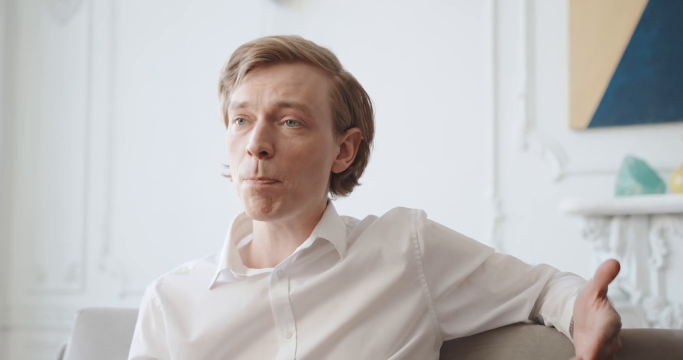
#> input picture frame 102 of confidence/input_video.mp4, 1366 x 720 px, given in place of video.mp4, which was not available (shown at 1/2 size)
$ python Face_Dhana.py
#> lines starting #> are read from the running program, lines starting #| are printed output that depends on the picture; pictures that were not available may be replaced by others from this repository, and a replacement may not be noted
import cv2

# Load pre-trained models with full paths
face_cascade = cv2.CascadeClassifier('D:/C_files/Python/Confidence/haarcascade_frontalface_default.xml')
eye_cascade = cv2.CascadeClassifier('D:/C_files/Python/Confidence/haarcascade_eye.xml')

# Load the video
cap = cv2.VideoCapture("video.mp4")

# Initialize variables for overall confidence calculation
total_confidence = 0
num_frames = 0

while cap.isOpened():
    ret, frame = cap.read()
#> frame is the input picture: shape (720, 1366, 3); mean B, G, R 188.5, 189.2, 191.1
    if not ret:
        break

    # Increment the number of frames processed
    num_frames += 1

    # Convert frame to grayscale
    gray = cv2.cvtColor(frame, cv2.COLOR_BGR2GRAY)
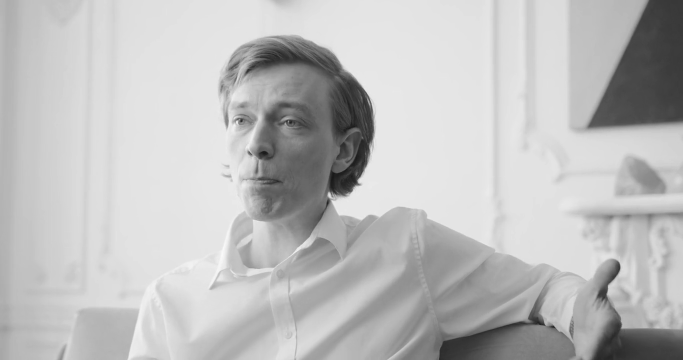
#> gray: shape (720, 1366) (shown at 1/2 size); min 19, max 250, mean 189.7

    # Detect faces in the frame
    faces = face_cascade.detectMultiScale(gray, scaleFactor=1.1, minNeighbors=5, minSize=(30, 30))
#> faces = [[430, 162, 191, 191]]

    # Calculate confidence based on the number of detected eyes
    for (x, y, w, h) in faces:
        # Extract region of interest (ROI) containing the face
        face_roi = gray[y:y+h, x:x+w]

        # Detect eyes in the face ROI
        eyes = eye_cascade.detectMultiScale(face_roi)

        # Calculate confidence based on the number of detected eyes
        num_eyes = len(eyes)
        confidence = min(num_eyes / 2, 1.0)  # Cap confidence at 1.0 (100%)

        # Accumulate confidence for overall calculation
        total_confidence += confidence
#> this loop made 1 pass
#> (x, y, w, h, eyes, num_eyes, confidence, total_confidence) on pass 1: (430, 162, 191, 191, [[42, 40, 22, 22], [28, 57, 46, 46], [122, 60, 49, 49]], 3, 1, 1)
#> pass 1, `face_roi = gray[y:y+h, x:x+w]`:
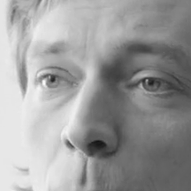
#> face_roi: shape (191, 191); min 19, max 250, mean 156
#> after the loop, total_confidence = 1

# Calculate the overall confidence
overall_confidence = total_confidence / num_frames if num_frames > 0 else 0

# Print the overall confidence
print("Overall Confidence:", round(overall_confidence * 100, 2), "%")

# Release the video capture object and close the OpenCV windows
cap.release()

$ run again, starting later in the video
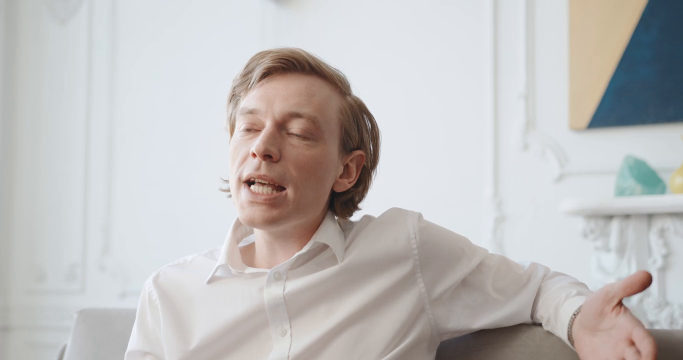
#> input picture frame 461 of confidence/input_video.mp4, 1366 x 720 px, given in place of video.mp4, which was not available (shown at 1/2 size)
#> frame is the input picture: shape (720, 1366, 3); mean B, G, R 189.2, 189.8, 191.7
#> `gray = cv2.cvtColor(frame, cv2.COLOR_BGR2GRAY)`:
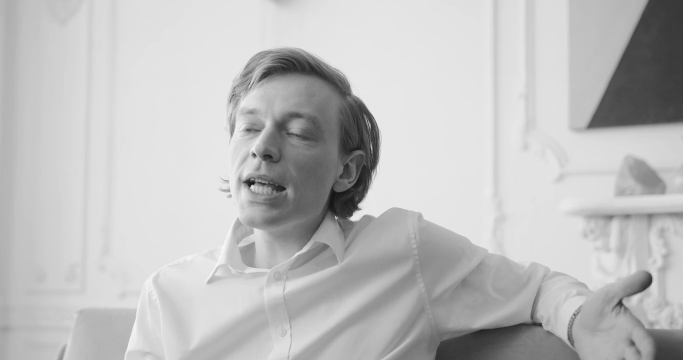
#> gray: shape (720, 1366) (shown at 1/2 size); min 18, max 249, mean 190.4
#> faces = ()
#> after the loop `for (x, y, w, h) in faces:`: total_confidence = 0

$ run again, starting later in the video
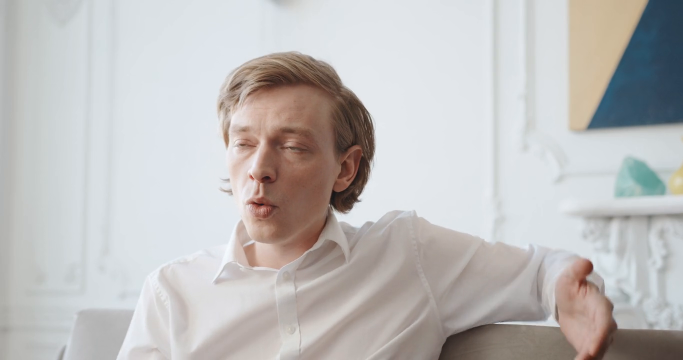
#> input picture frame 820 of confidence/input_video.mp4, 1366 x 720 px, given in place of video.mp4, which was not available (shown at 1/2 size)
#> frame is the input picture: shape (720, 1366, 3); mean B, G, R 188.3, 189, 190.9
#> `gray = cv2.cvtColor(frame, cv2.COLOR_BGR2GRAY)`:
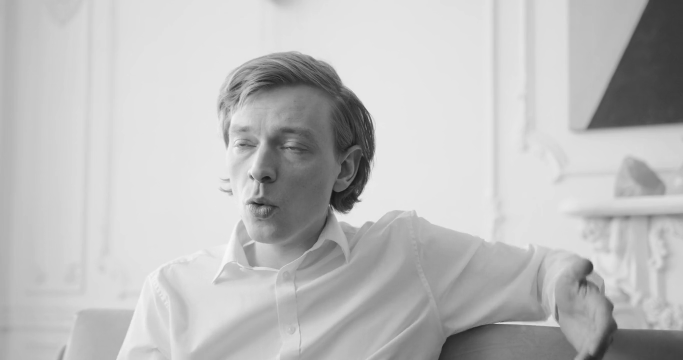
#> gray: shape (720, 1366) (shown at 1/2 size); min 22, max 249, mean 189.5
#> faces = [[426, 203, 209, 209]]
#> the loop `for (x, y, w, h) in faces:` made 1 pass
#> (x, y, w, h, eyes, num_eyes, confidence, total_confidence) on pass 1: (426, 203, 209, 209, [[25, 49, 71, 71], [122, 48, 82, 82]], 2, 1, 1)
#> pass 1, `face_roi = gray[y:y+h, x:x+w]`:
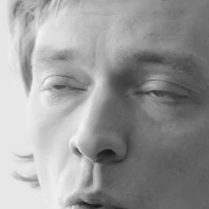
#> face_roi: shape (209, 209); min 24, max 246, mean 153.3
#> after the loop `for (x, y, w, h) in faces:`: total_confidence = 1
